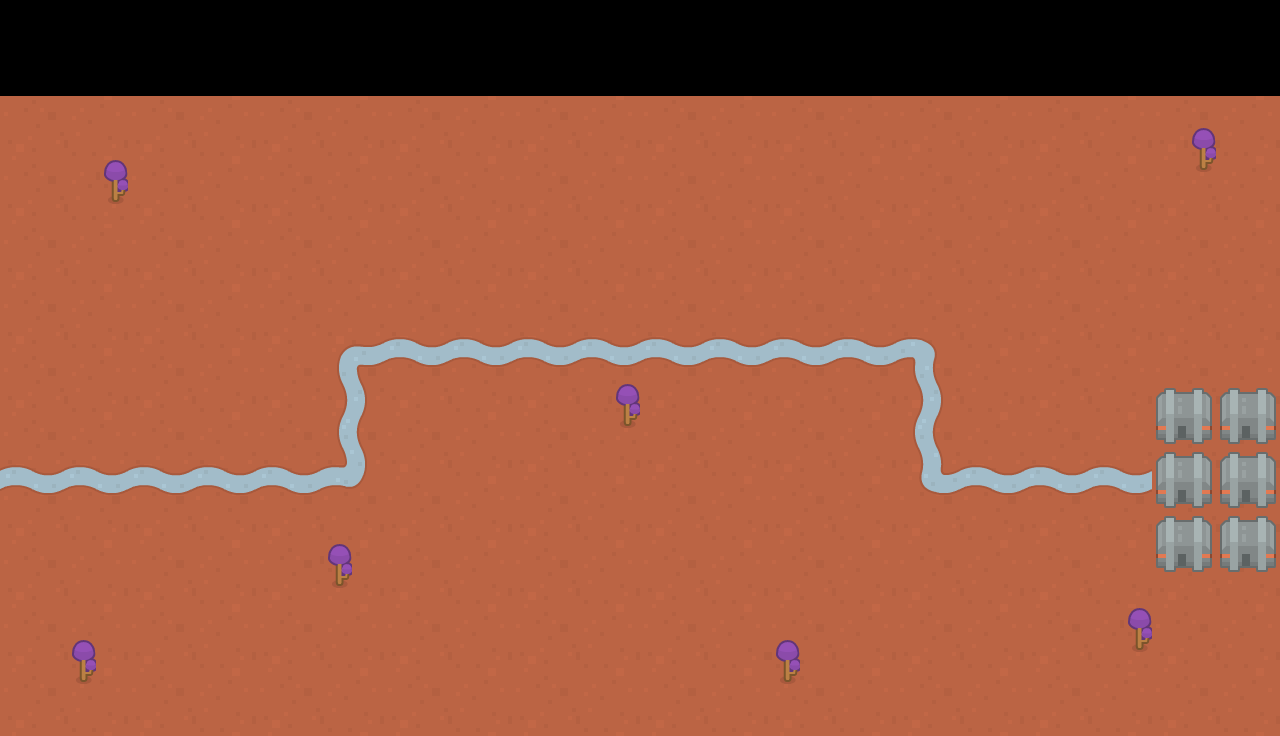

A 2D game scene composited from a Tiled map and its tileset images. What follows is a short description and the map's XML, with every tile layer's data as written:
An orthogonal 40x23 tile map with 32x32 px tiles, 3 tile layers (Background_Layer, Ground_Layer, Decoration_Layer) and 6 objects (0, 1, 2, 3, 4, ...).

<map version="1.2" tiledversion="1.2.3" orientation="orthogonal" renderorder="right-down" width="40" height="23" tilewidth="32" tileheight="32" infinite="0" nextlayerid="7" nextobjectid="15">
 <tileset firstgid="1" source="../tower-defense-tileset.tsx" />
 <layer id="2" name="Background_Layer" width="40" height="23">
  <data encoding="csv">
0,0,0,0,0,0,0,0,0,0,0,0,0,0,0,0,0,0,0,0,0,0,0,0,0,0,0,0,0,0,0,0,0,0,0,0,0,0,0,0,
0,0,0,0,0,0,0,0,0,0,0,0,0,0,0,0,0,0,0,0,0,0,0,0,0,0,0,0,0,0,0,0,0,0,0,0,0,0,0,0,
0,0,0,0,0,0,0,0,0,0,0,0,0,0,0,0,0,0,0,0,0,0,0,0,0,0,0,0,0,0,0,0,0,0,0,0,0,0,0,0,
37,38,39,40,37,38,39,40,37,38,39,40,37,38,39,40,37,38,39,40,37,38,39,40,37,38,39,40,37,38,39,40,37,38,39,40,37,38,39,40,
1,2,3,4,1,2,3,4,1,2,3,4,1,2,3,4,1,2,3,4,1,2,3,4,1,2,3,4,1,2,3,4,1,2,3,4,1,2,3,4,
37,38,39,40,37,38,39,40,37,38,39,40,37,38,39,40,37,38,39,40,37,38,39,40,37,38,39,40,37,38,39,40,37,38,39,40,37,38,39,40,
1,2,3,4,1,2,3,4,1,2,3,4,1,2,3,4,1,2,3,4,1,2,3,4,1,2,3,4,1,2,3,4,1,2,3,4,1,2,3,4,
37,38,39,40,37,38,39,40,37,38,39,40,37,38,39,40,37,38,39,40,37,38,39,40,37,38,39,40,37,38,39,40,37,38,39,40,37,38,39,40,
1,2,3,4,1,2,3,4,1,2,3,4,1,2,3,4,1,2,3,4,1,2,3,4,1,2,3,4,1,2,3,4,1,2,3,4,1,2,3,4,
37,38,39,40,37,38,39,40,37,38,39,40,37,38,39,40,37,38,39,40,37,38,39,40,37,38,39,40,37,38,39,40,37,38,39,40,37,38,39,40,
1,2,3,4,1,2,3,4,1,2,3,4,1,2,3,4,1,2,3,4,1,2,3,4,1,2,3,4,1,2,3,4,1,2,3,4,1,2,3,4,
37,38,39,40,37,38,39,40,37,38,39,40,37,38,39,40,37,38,39,40,37,38,39,40,37,38,39,40,37,38,39,40,37,38,39,40,37,38,39,40,
1,2,3,4,1,2,3,4,1,2,3,4,1,2,3,4,1,2,3,4,1,2,3,4,1,2,3,4,1,2,3,4,1,2,3,4,1,2,3,4,
37,38,39,40,37,38,39,40,37,38,39,40,37,38,39,40,37,38,39,40,37,38,39,40,37,38,39,40,37,38,39,40,37,38,39,40,37,38,39,40,
1,2,3,4,1,2,3,4,1,2,3,4,1,2,3,4,1,2,3,4,1,2,3,4,1,2,3,4,1,2,3,4,1,2,3,4,1,2,3,4,
37,38,39,40,37,38,39,40,37,38,39,40,37,38,39,40,37,38,39,40,37,38,39,40,37,38,39,40,37,38,39,40,37,38,39,40,37,38,39,40,
1,2,3,4,1,2,3,4,1,2,3,4,1,2,3,4,1,2,3,4,1,2,3,4,1,2,3,4,1,2,3,4,1,2,3,4,1,2,3,4,
37,38,39,40,37,38,39,40,37,38,39,40,37,38,39,40,37,38,39,40,37,38,39,40,37,38,39,40,37,38,39,40,37,38,39,40,37,38,39,40,
1,2,3,4,1,2,3,4,1,2,3,4,1,2,3,4,1,2,3,4,1,2,3,4,1,2,3,4,1,2,3,4,1,2,3,4,1,2,3,4,
37,38,39,40,37,38,39,40,37,38,39,40,37,38,39,40,37,38,39,40,37,38,39,40,37,38,39,40,37,38,39,40,37,38,39,40,37,38,39,40,
1,2,3,4,1,2,3,4,1,2,3,4,1,2,3,4,1,2,3,4,1,2,3,4,1,2,3,4,1,2,3,4,1,2,3,4,1,2,3,4,
37,38,39,40,37,38,39,40,37,38,39,40,37,38,39,40,37,38,39,40,37,38,39,40,37,38,39,40,37,38,39,40,37,38,39,40,37,38,39,40,
1,2,3,4,1,2,3,4,1,2,3,4,1,2,3,4,1,2,3,4,1,2,3,4,1,2,3,4,1,2,3,4,1,2,3,4,1,2,3,4
</data>
 </layer>
 <layer id="3" name="Ground_Layer" width="40" height="23">
  <data encoding="csv">
0,0,0,0,0,0,0,0,0,0,0,0,0,0,0,0,0,0,0,0,0,0,0,0,0,0,0,0,0,0,0,0,0,0,0,0,0,0,0,0,
0,0,0,0,0,0,0,0,0,0,0,0,0,0,0,0,0,0,0,0,0,0,0,0,0,0,0,0,0,0,0,0,0,0,0,0,0,0,0,0,
0,0,0,0,0,0,0,0,0,0,0,0,0,0,0,0,0,0,0,0,0,0,0,0,0,0,0,0,0,0,0,0,0,0,0,0,0,0,0,0,
0,0,0,0,0,0,0,0,0,0,0,0,0,0,0,0,0,0,0,0,0,0,0,0,0,0,0,0,0,0,0,0,0,0,0,0,0,0,0,0,
0,0,0,0,0,0,0,0,0,0,0,0,0,0,0,0,0,0,0,0,0,0,0,0,0,0,0,0,0,0,0,0,0,0,0,0,0,0,0,0,
0,0,0,0,0,0,0,0,0,0,0,0,0,0,0,0,0,0,0,0,0,0,0,0,0,0,0,0,0,0,0,0,0,0,0,0,0,0,0,0,
0,0,0,0,0,0,0,0,0,0,0,0,0,0,0,0,0,0,0,0,0,0,0,0,0,0,0,0,0,0,0,0,0,0,0,0,0,0,0,0,
0,0,0,0,0,0,0,0,0,0,0,0,0,0,0,0,0,0,0,0,0,0,0,0,0,0,0,0,0,0,0,0,0,0,0,0,0,0,0,0,
0,0,0,0,0,0,0,0,0,0,0,0,0,0,0,0,0,0,0,0,0,0,0,0,0,0,0,0,0,0,0,0,0,0,0,0,0,0,0,0,
0,0,0,0,0,0,0,0,0,0,0,0,0,0,0,0,0,0,0,0,0,0,0,0,0,0,0,0,0,0,0,0,0,0,0,0,0,0,0,0,
0,0,0,0,0,0,0,0,0,0,81,82,11,12,11,12,11,12,11,12,11,12,11,12,11,12,11,12,83,84,0,0,0,0,0,0,0,0,0,0,
0,0,0,0,0,0,0,0,0,0,117,118,47,48,47,48,47,48,47,48,47,48,47,48,47,48,47,48,119,120,0,0,0,0,0,0,0,0,0,0,
0,0,0,0,0,0,0,0,0,0,9,10,0,0,0,0,0,0,0,0,0,0,0,0,0,0,0,0,9,10,0,0,0,0,0,0,107,108,107,108,
0,0,0,0,0,0,0,0,0,0,45,46,0,0,0,0,0,0,0,0,0,0,0,0,0,0,0,0,45,46,0,0,0,0,0,0,143,144,143,144,
11,12,11,12,11,12,11,12,11,12,155,156,0,0,0,0,0,0,0,0,0,0,0,0,0,0,0,0,153,154,11,12,11,12,11,12,107,108,107,108,
47,48,47,48,47,48,47,48,47,48,191,192,0,0,0,0,0,0,0,0,0,0,0,0,0,0,0,0,189,190,47,48,47,48,47,48,143,144,143,144,
0,0,0,0,0,0,0,0,0,0,0,0,0,0,0,0,0,0,0,0,0,0,0,0,0,0,0,0,0,0,0,0,0,0,0,0,107,108,107,108,
0,0,0,0,0,0,0,0,0,0,0,0,0,0,0,0,0,0,0,0,0,0,0,0,0,0,0,0,0,0,0,0,0,0,0,0,143,144,143,144,
0,0,0,0,0,0,0,0,0,0,0,0,0,0,0,0,0,0,0,0,0,0,0,0,0,0,0,0,0,0,0,0,0,0,0,0,0,0,0,0,
0,0,0,0,0,0,0,0,0,0,0,0,0,0,0,0,0,0,0,0,0,0,0,0,0,0,0,0,0,0,0,0,0,0,0,0,0,0,0,0,
0,0,0,0,0,0,0,0,0,0,0,0,0,0,0,0,0,0,0,0,0,0,0,0,0,0,0,0,0,0,0,0,0,0,0,0,0,0,0,0,
0,0,0,0,0,0,0,0,0,0,0,0,0,0,0,0,0,0,0,0,0,0,0,0,0,0,0,0,0,0,0,0,0,0,0,0,0,0,0,0,
0,0,0,0,0,0,0,0,0,0,0,0,0,0,0,0,0,0,0,0,0,0,0,0,0,0,0,0,0,0,0,0,0,0,0,0,0,0,0,0
</data>
 </layer>
 <objectgroup id="6" name="NAVIGATION_LAYER">
  <object id="9" name="0" x="0" y="480">
   <point />
  </object>
  <object id="10" name="1" x="352" y="480">
   <point />
  </object>
  <object id="11" name="2" x="352" y="352">
   <point />
  </object>
  <object id="12" name="3" x="928" y="352">
   <point />
  </object>
  <object id="13" name="4" x="928" y="480">
   <point />
  </object>
  <object id="14" name="5" x="1152" y="480">
   <point />
  </object>
 </objectgroup>
 <layer id="4" name="Decoration_Layer" width="40" height="23">
  <data encoding="csv">
0,0,0,0,0,0,0,0,0,0,0,0,0,0,0,0,0,0,0,0,0,0,0,0,0,0,0,0,0,0,0,0,0,0,0,0,0,0,0,0,
0,0,0,0,0,0,0,0,0,0,0,0,0,0,0,0,0,0,0,0,0,0,0,0,0,0,0,0,0,0,0,0,0,0,0,0,0,0,0,0,
0,0,0,0,0,0,0,0,0,0,0,0,0,0,0,0,0,0,0,0,0,0,0,0,0,0,0,0,0,0,0,0,0,0,0,0,0,0,0,0,
0,0,0,0,0,0,0,0,0,0,0,0,0,0,0,0,0,0,0,0,0,0,0,0,0,0,0,0,0,0,0,0,0,0,0,0,0,0,0,0,
0,0,0,0,0,0,0,0,0,0,0,0,0,0,0,0,0,0,0,0,0,0,0,0,0,0,0,0,0,0,0,0,0,0,0,0,0,147,0,0,
0,0,0,147,0,0,0,0,0,0,0,0,0,0,0,0,0,0,0,0,0,0,0,0,0,0,0,0,0,0,0,0,0,0,0,0,0,183,0,0,
0,0,0,183,0,0,0,0,0,0,0,0,0,0,0,0,0,0,0,0,0,0,0,0,0,0,0,0,0,0,0,0,0,0,0,0,0,0,0,0,
0,0,0,0,0,0,0,0,0,0,0,0,0,0,0,0,0,0,0,0,0,0,0,0,0,0,0,0,0,0,0,0,0,0,0,0,0,0,0,0,
0,0,0,0,0,0,0,0,0,0,0,0,0,0,0,0,0,0,0,0,0,0,0,0,0,0,0,0,0,0,0,0,0,0,0,0,0,0,0,0,
0,0,0,0,0,0,0,0,0,0,0,0,0,0,0,0,0,0,0,0,0,0,0,0,0,0,0,0,0,0,0,0,0,0,0,0,0,0,0,0,
0,0,0,0,0,0,0,0,0,0,0,0,0,0,0,0,0,0,0,0,0,0,0,0,0,0,0,0,0,0,0,0,0,0,0,0,0,0,0,0,
0,0,0,0,0,0,0,0,0,0,0,0,0,0,0,0,0,0,0,0,0,0,0,0,0,0,0,0,0,0,0,0,0,0,0,0,0,0,0,0,
0,0,0,0,0,0,0,0,0,0,0,0,0,0,0,0,0,0,0,147,0,0,0,0,0,0,0,0,0,0,0,0,0,0,0,0,0,0,0,0,
0,0,0,0,0,0,0,0,0,0,0,0,0,0,0,0,0,0,0,183,0,0,0,0,0,0,0,0,0,0,0,0,0,0,0,0,0,0,0,0,
0,0,0,0,0,0,0,0,0,0,0,0,0,0,0,0,0,0,0,0,0,0,0,0,0,0,0,0,0,0,0,0,0,0,0,0,0,0,0,0,
0,0,0,0,0,0,0,0,0,0,0,0,0,0,0,0,0,0,0,0,0,0,0,0,0,0,0,0,0,0,0,0,0,0,0,0,0,0,0,0,
0,0,0,0,0,0,0,0,0,0,0,0,0,0,0,0,0,0,0,0,0,0,0,0,0,0,0,0,0,0,0,0,0,0,0,0,0,0,0,0,
0,0,0,0,0,0,0,0,0,0,147,0,0,0,0,0,0,0,0,0,0,0,0,0,0,0,0,0,0,0,0,0,0,0,0,0,0,0,0,0,
0,0,0,0,0,0,0,0,0,0,183,0,0,0,0,0,0,0,0,0,0,0,0,0,0,0,0,0,0,0,0,0,0,0,0,0,0,0,0,0,
0,0,0,0,0,0,0,0,0,0,0,0,0,0,0,0,0,0,0,0,0,0,0,0,0,0,0,0,0,0,0,0,0,0,0,147,0,0,0,0,
0,0,147,0,0,0,0,0,0,0,0,0,0,0,0,0,0,0,0,0,0,0,0,0,147,0,0,0,0,0,0,0,0,0,0,183,0,0,0,0,
0,0,183,0,0,0,0,0,0,0,0,0,0,0,0,0,0,0,0,0,0,0,0,0,183,0,0,0,0,0,0,0,0,0,0,0,0,0,0,0,
0,0,0,0,0,0,0,0,0,0,0,0,0,0,0,0,0,0,0,0,0,0,0,0,0,0,0,0,0,0,0,0,0,0,0,0,0,0,0,0
</data>
 </layer>
</map>
